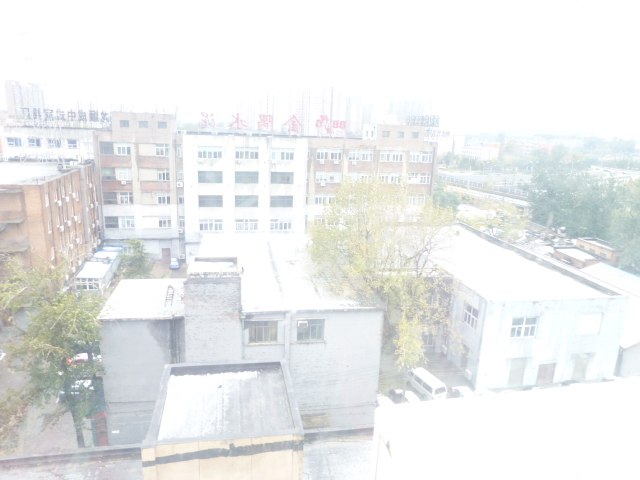
#> input picture input/sample01.jpg, 640 x 480 px; its folder holds only this picture in this run
$ python he.py
#> lines starting #> are read from the running program, lines starting #| are printed output that depends on the picture
#| reading image: sample01.jpg, size: (640, 480)
import os
import numpy as np
import matplotlib.pyplot as plt
from PIL import Image

# implementation of histogram equalization
def histogram_equalization(img_np):
    # 1. get the histogram
    hist, bins = np.histogram(img_np.flatten(), bins=256, range=[0,256])
#> hist = 256 values, max 117999 at index 255, min 0 at index 0, mean 1200; bins = 257 values from 0 to 256

    # 2. compute the probability distribution (PDF)
    pdf = hist / img_np.size
#> pdf = 256 values, max 0.384 at index 255, min 0 at index 0, mean 0.00391

    # 3. compute the cumulative distribution (CDF)
    cdf = pdf.cumsum()
#> cdf = 256 values from 0 to 1

    # normalize to [0, 255]
    cdf_normalized = np.round(255 * cdf).astype(np.uint8)
#> cdf_normalized = 256 values from 0 to 255

    # 4. map pixels
    img_equalized = cdf_normalized[img_np]
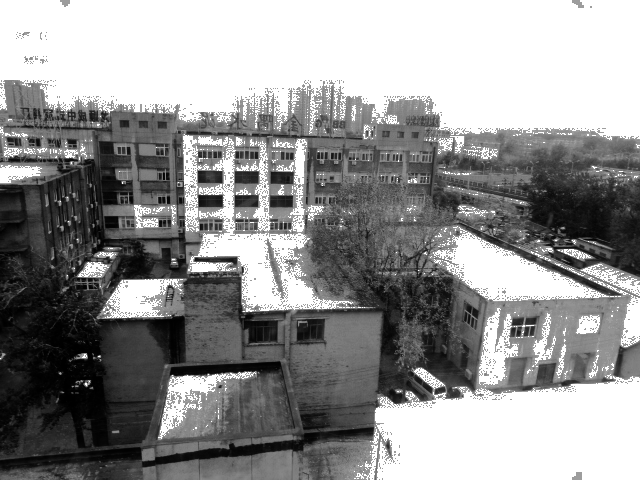
#> img_equalized: shape (480, 640); min 0, max 255, mean 147.1

    return img_equalized, hist, cdf_normalized


input_dir = f"input"
output_dir = f"output"
os.makedirs(output_dir, exist_ok=True)
# traverse all images in the directory
for filename in os.listdir(input_dir):
    if filename.lower().endswith(('.png', '.jpg', '.jpeg', '.bmp', '.tiff')):
        filepath = os.path.join(input_dir, filename)
        parts = os.path.splitext(filename)[0]
        save_path_png = os.path.join(output_dir, f"{os.path.splitext(filename)[0]}_result.png")
        save_path_pdf = os.path.join(output_dir, f"{os.path.splitext(filename)[0]}_result.pdf")
        if os.path.exists(save_path_png) and os.path.exists(save_path_pdf):
            continue
        # read a grayscale image
        img = Image.open(filepath).convert("L")
        print(f"reading image: {filename}, size: {img.size}")
        # convert to numpy.ndarray for for easier processing later
        img_np = np.array(img)
        # histogram equalization
        equalized_img_np, hist, cdf_norm = histogram_equalization(img_np)
#> cdf_norm = 256 values from 0 to 255
        # equalized_img = Image.fromarray(equalized_img_np)

        # visualization
        plt.figure(figsize=(8,6))

        plt.subplot(1,2,1)
        plt.title("Original Image")
        plt.imshow(img, cmap='gray')
        plt.axis("off")

        plt.subplot(1,2,2)
        plt.title("Equalized Image")
        plt.imshow(equalized_img_np, cmap='gray')
        plt.axis("off")

        # plt.show()
        # save as png and PDF
        plt.savefig(save_path_png)
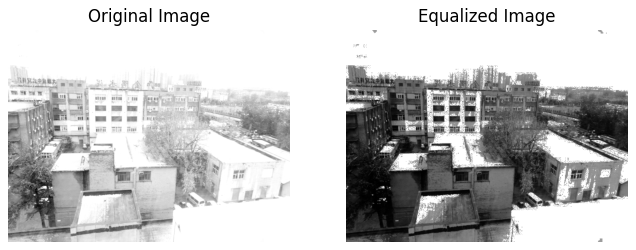
#> figure drawn by matplotlib, 2 panels
        plt.savefig(save_path_pdf, format='pdf')
        # plt.savefig("sample1_result.pdf", format='pdf', bbox_inches='tight', pad_inches=0)

$ run again, on input/sample05.jpeg
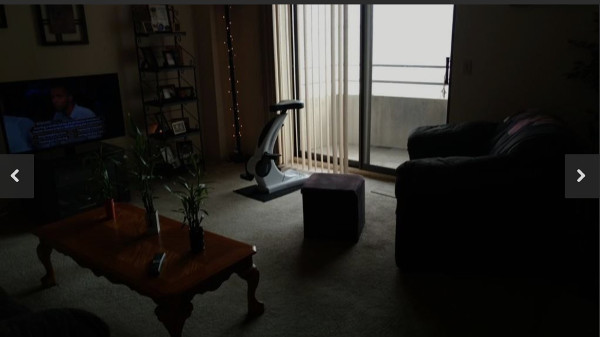
#> input picture input/sample05.jpeg, 600 x 337 px
#| reading image: sample05.jpeg, size: (600, 337)
#> in histogram_equalization, `hist, bins = np.histogram(img_np.flatten(), bins=256, range=[0,256])`: hist = 256 values, max 21255 at index 1, min 0 at index 223, mean 789.8; bins = 257 values from 0 to 256
#> pdf = 256 values, max 0.105 at index 1, min 0 at index 223, mean 0.00391
#> cdf = 256 values from 0.00391 to 1
#> cdf_normalized = 256 values from 1 to 255
#> in histogram_equalization, `img_equalized = cdf_normalized[img_np]`:
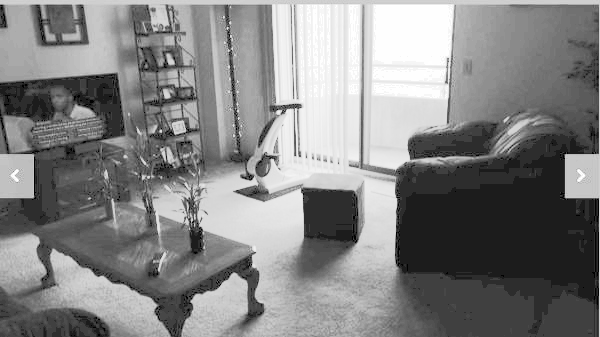
#> img_equalized: shape (337, 600); min 1, max 255, mean 131.4
#> `plt.savefig(save_path_png)`:
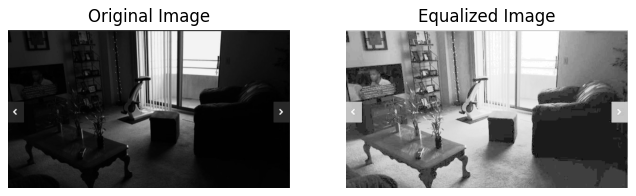
#> figure drawn by matplotlib, 2 panels

$ run again, on input/sample06.jpg
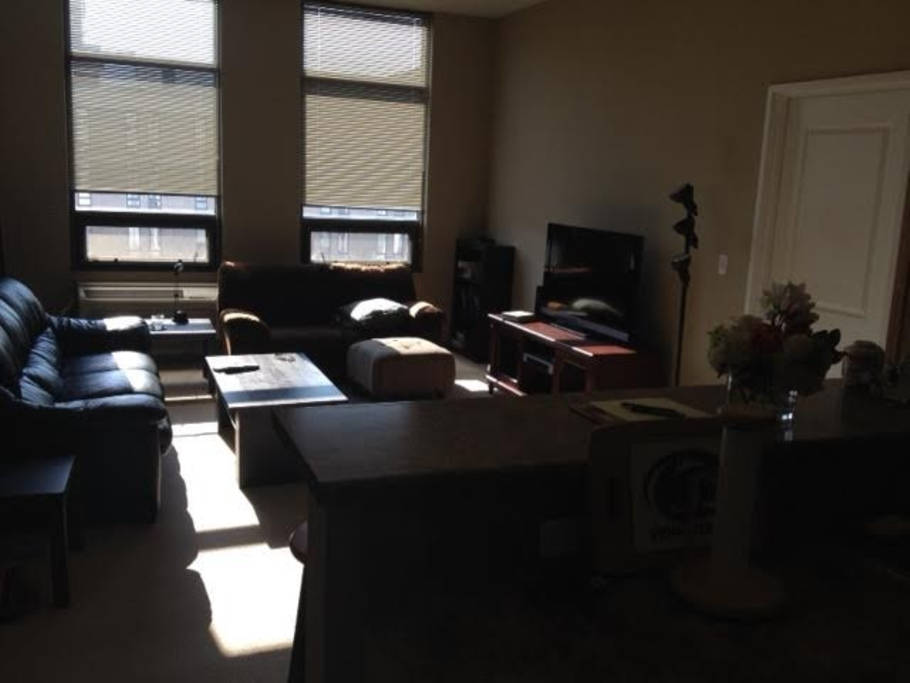
#> input picture input/sample06.jpg, 910 x 683 px
#| reading image: sample06.jpg, size: (910, 683)
#> in histogram_equalization, `hist, bins = np.histogram(img_np.flatten(), bins=256, range=[0,256])`: hist = 256 values, max 33259 at index 11, min 0 at index 0, mean 2427.9; bins = 257 values from 0 to 256
#> pdf = 256 values, max 0.0535 at index 11, min 0 at index 0, mean 0.00391
#> cdf = 256 values from 0 to 1
#> cdf_normalized = 256 values from 0 to 255
#> in histogram_equalization, `img_equalized = cdf_normalized[img_np]`:
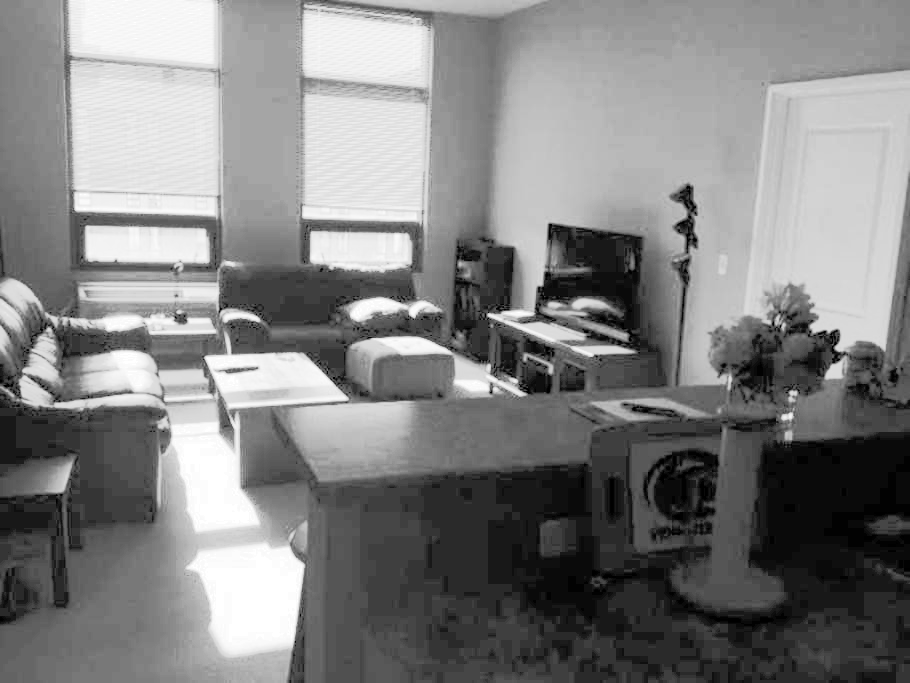
#> img_equalized: shape (683, 910); min 0, max 255, mean 129.6
#> `plt.savefig(save_path_png)`:
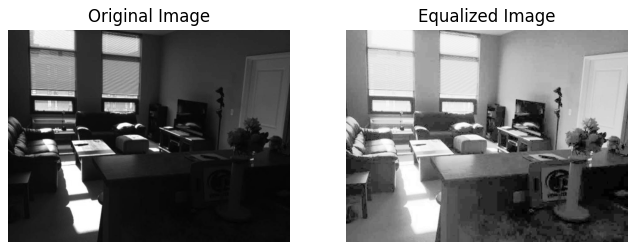
#> figure drawn by matplotlib, 2 panels

$ run again, on input/sample07.jpg
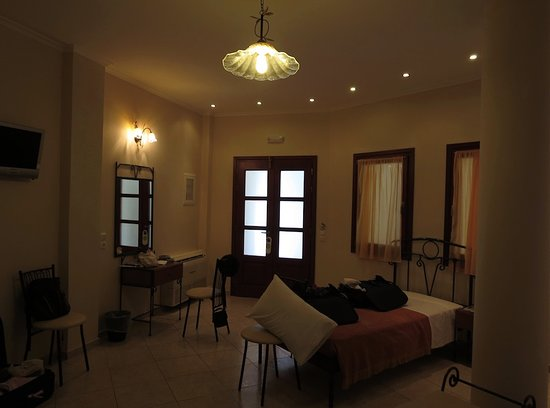
#> input picture input/sample07.jpg, 550 x 408 px
#| reading image: sample07.jpg, size: (550, 408)
#> in histogram_equalization, `hist, bins = np.histogram(img_np.flatten(), bins=256, range=[0,256])`: hist = 256 values, max 5871 at index 40, min 14 at index 177, mean 876.6; bins = 257 values from 0 to 256
#> pdf = 256 values, max 0.0262 at index 40, min 6.24e-05 at index 177, mean 0.00391
#> cdf = 256 values from 0.0017 to 1
#> cdf_normalized = 256 values from 0 to 255
#> in histogram_equalization, `img_equalized = cdf_normalized[img_np]`:
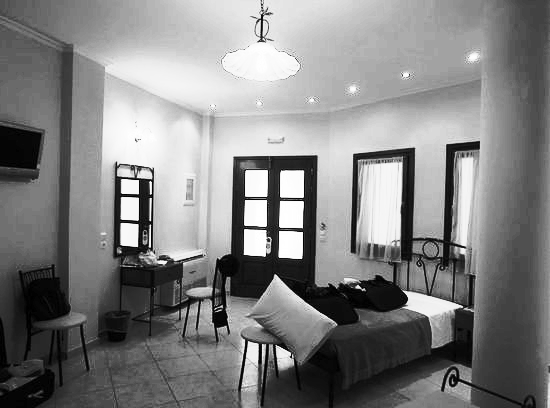
#> img_equalized: shape (408, 550); min 0, max 255, mean 129.2
#> `plt.savefig(save_path_png)`:
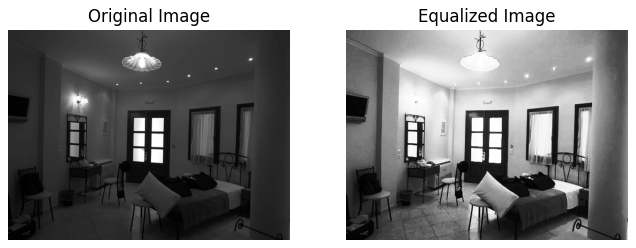
#> figure drawn by matplotlib, 2 panels

$ run again, on input/sample02.jpeg
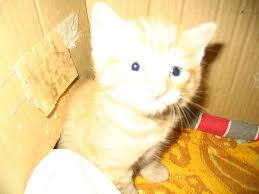
#> input picture input/sample02.jpeg, 259 x 194 px
#| reading image: sample02.jpeg, size: (259, 194)
#> in histogram_equalization, `hist, bins = np.histogram(img_np.flatten(), bins=256, range=[0,256])`: hist = 256 values, max 3501 at index 255, min 0 at index 0, mean 196.3; bins = 257 values from 0 to 256
#> pdf = 256 values, max 0.0697 at index 255, min 0 at index 0, mean 0.00391
#> cdf = 256 values from 0 to 1
#> cdf_normalized = 256 values from 0 to 255
#> in histogram_equalization, `img_equalized = cdf_normalized[img_np]`:
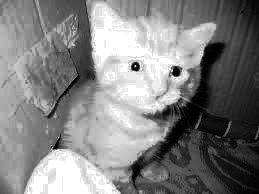
#> img_equalized: shape (194, 259); min 0, max 255, mean 129.4
#> `plt.savefig(save_path_png)`:
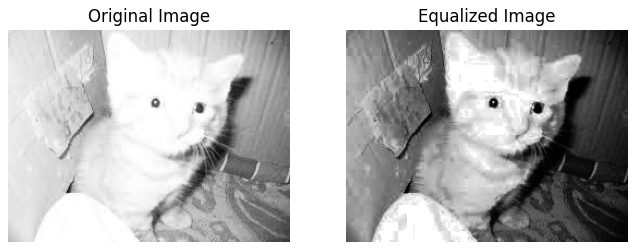
#> figure drawn by matplotlib, 2 panels
